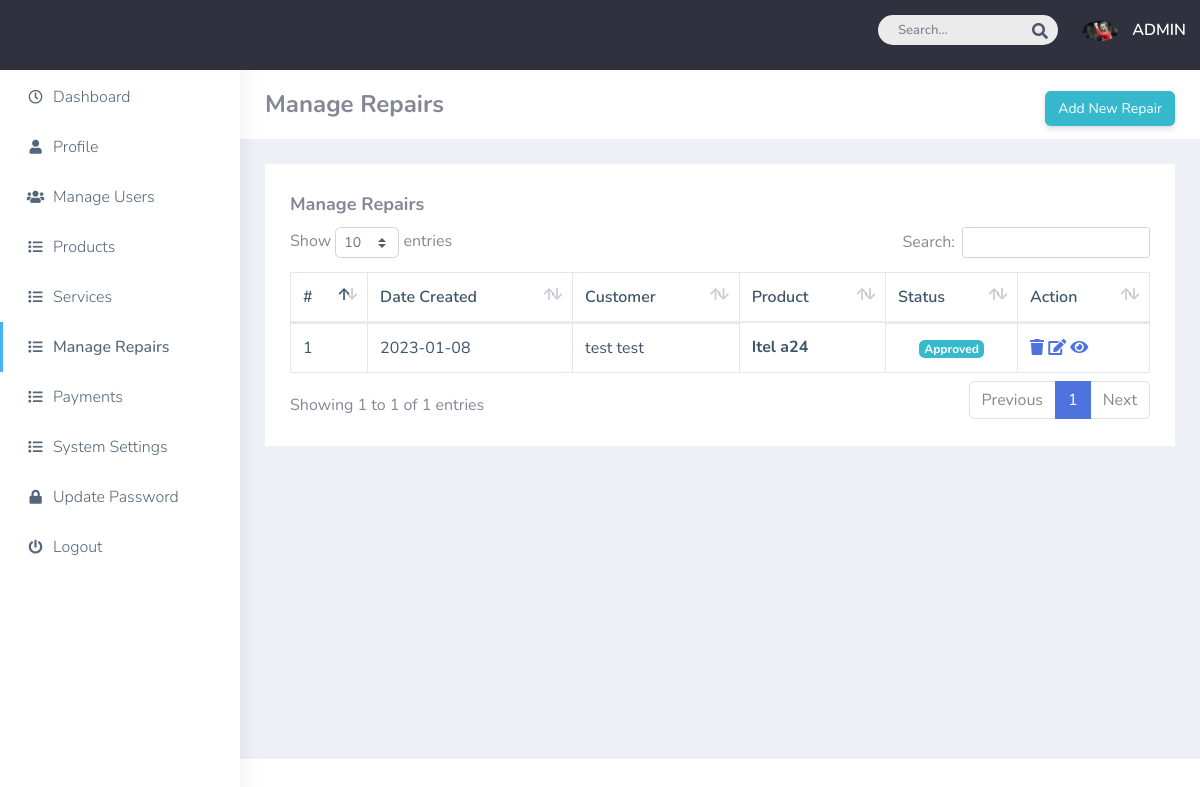
The app's page /admin/manage-repairs.php (signed in) with its own data.
### tables this page shows
CREATE TABLE `repairs` (
  `id` int(11) NOT NULL,
  `pid` int(11) NOT NULL,
  `sid` int(11) NOT NULL,
  `status` tinyint(1) NOT NULL DEFAULT 0 COMMENT '0 = pending, 1= Approved, 2 = In-Progress, 3 = Checking, 4 = Done, 5= Cancelled ',
  `price` float NOT NULL DEFAULT 0,
  `userid` int(11) NOT NULL,
  `date_created` date NOT NULL DEFAULT current_timestamp(),
  `done_date` date DEFAULT NULL,
  `pay_status` varchar(8) NOT NULL
);

CREATE TABLE `users` (
  `id` bigint(255) NOT NULL,
  `fname` varchar(15) NOT NULL,
  `lname` varchar(15) NOT NULL,
  `email` varchar(255) NOT NULL,
  `password` varchar(255) NOT NULL,
  `contact` int(15) NOT NULL,
  `status` int(2) DEFAULT NULL,
  `creationdate` timestamp NOT NULL DEFAULT current_timestamp(),
  `updationdate` timestamp NULL DEFAULT NULL ON UPDATE current_timestamp(),
  `profilepic` varchar(100) NOT NULL
);

CREATE TABLE `product` (
  `id` int(11) NOT NULL,
  `pname` varchar(30) NOT NULL,
  `date_created` datetime NOT NULL DEFAULT current_timestamp(),
  `status` int(11) NOT NULL,
  `pimage` varchar(50) NOT NULL
);

### admin/manage-repairs.php (the view, shortened to what this page needs)
<?php
include('includes/config.php');
if (strlen($_SESSION['alogin']) == 0) {
    header('location: login.php');
} else{
?>
<!DOCTYPE html>
<html dir="ltr" lang="en">
<head>
    <link href="plugins/bower_components/chartist/dist/chartist.min.css" rel="stylesheet">
    <link rel="stylesheet" href="plugins/bower_components/chartist-plugin-tooltips/dist/chartist-plugin-tooltip.css">
    <link href="css/style.min.css" rel="stylesheet">
    <link href="vendor/fontawesome-free/css/all.min.css" rel="stylesheet" type="text/css">
    <link href="css/sb-admin-2.min.css" rel="stylesheet">
    <link href="vendor/datatables/dataTables.bootstrap4.min.css" rel="stylesheet">
</head>
<body>
    <div id="main-wrapper" data-layout="vertical" data-navbarbg="skin5" data-sidebartype="full"
        data-sidebar-position="absolute" data-header-position="absolute" data-boxed-layout="full">
<?php include('includes/header.php');?>
<?php include('includes/sidebar.php');?>
        <div class="page-wrapper">
            <div class="page-breadcrumb bg-white">
                <div class="row align-items-center">
                    <div class="col-lg-3 col-md-4 col-sm-4 col-xs-12">
                        <h4 class="page-title">Manage Repairs</h4>
                    </div>
                    <div class="col-lg-9 col-sm-8 col-md-8 col-xs-12">
                        <div class="d-md-flex">
                            <ol class="breadcrumb ms-auto">
                          <li>  <a href="add-repair.php"
                                class="fw-normal btn btn-info text-white">Add New Repair</a>
</li>                                </ol>
                        </div>
                    </div>
                </div>
            </div>
            <div class="container-fluid">
                <div class="row">
                    <div class="col-sm-12">
                        <div class="white-box">
                            <h3 class="box-title">Manage Repairs</h3>
                            <div class="table-responsive">
                                <table class="table table-bordered" id="dataTable" width="100%" cellspacing="0">
                                    <thead>
                                        <tr>
                                            <th class="border-top-0">#</th>
                                            <th class="border-top-0">Date Created</th>
                                            <th class="border-top-0">Customer</th>
                                            <th class="border-top-0">Product</th>
                                             <th class="border-top-0">Status</th>
                                            <th class="border-top-0">Action</th>
                                        </tr>
                                    </thead>
                                    <tbody>
                                    <?php
                                    $sql = "SELECT repairs.*,users.fname,users.lname,product.pname FROM repairs inner join product on product.id=repairs.pid INNER JOIN users on users.id=repairs.userid WHERE repairs.`status`=1 order by repairs.id desc";
                                        $query = $dbh->prepare($sql);
                                        $query->execute();
                                        $results = $query->fetchAll(PDO::FETCH_OBJ);
                                        $cnt = 1;
                                        if ($query->rowCount() > 0) {
                                            foreach ($results as $result) {
                                                $name = htmlentities($result->fname . " " . $result->lname); ?>
                                        <tr>
                                        <td><?php echo htmlentities($cnt); ?></td>
                                        <td><?php echo htmlentities($result->date_created); ?></td>
                                        <td><?php echo htmlentities($name); ?></td>
                                        <th class="border-top-0"> <?php echo htmlentities($result->pname); ?> </th>
                                        <td class="text-center">
                                        <?php if($result->status == 0): ?>
						 			<span class="badge badge-warning">Pending</span>
						 		<?php elseif($result->status == 1): ?>
						 			<span class="badge badge-info">Approved</span>
					 			<?php elseif($result->status == 2): ?>
						 			<span class="badge badge-primary">In Progress</span>
					 			<?php elseif($result->status == 4): ?>
						 			<span class="badge badge-danger">Done</span>
						 		<?php endif; ?>
                                        </td>
                                        <td><a href="manage-repairs.php?del=<?php echo $result->id; ?>"
                                                onclick="return confirm('Do you want to delete this service entry?');"><i class="fa fa-trash"></i></a>
                                                <a href="edit-repair.php?id=<?php echo $result->id; ?>">
                                                <i class="fa fa-edit"></i>
                                                </a>
                                                <a href="view-repair.php?id=<?php echo $result->id; ?>">
                                                <i class="fa fa-eye"></i>
                                                </a>
                                        </td>
                                        </tr>
                                        <?php $cnt = $cnt + 1;
                                            }
                                        } ?>
                                    </tbody>
                                </table>
                            </div>
                        </div>
                    </div>
                </div>
            </div>
        </div>
    </div>
</body>
</html>
<?php }?>

### admin/includes/header.php (shortened to what this page needs)
<header class="topbar" data-navbarbg="skin5">
            <nav class="navbar top-navbar navbar-expand-md navbar-primary">
                <div class="navbar-collapse collapse" id="navbarSupportedContent" data-navbarbg="skin5">
                    <ul class="navbar-nav ms-auto d-flex align-items-center">
                        <li class=" in">
                            <form role="search" class="app-search d-none d-md-block me-3">
                                <input type="text" placeholder="Search..." class="form-control mt-0">
                                <a href="" class="active">
                                    <i class="fa fa-search"></i>
                                </a>
                            </form>
                        </li>
                        <li>
                        <?php
                    $email = $_SESSION['alogin'];
                    $sql2 = "SELECT `username`,`profilepic` FROM `admin` WHERE `email`=:email;";
                    $query = $dbh->prepare($sql2);
                    $query->bindParam(':email', $email, PDO::PARAM_STR);
                    $query->execute();
                    $results = $query->fetchAll(PDO::FETCH_OBJ);
                    if ($query->rowCount() > 0) {
                        foreach ($results as $result) {
                    ?>
                            <a class="profile-pic" href="#">
                                <img
src="photos/<?php echo htmlentities($result->profilepic); ?>"
                                  width="36"
                                    class="img-circle"><span class="text-white font-medium">
                                    <?php echo htmlentities($result->username);}} ?>
                        </span></a>
                        </li>
                    </ul>
                </div>
            </nav>
</header>

### records on screen
repairs: date_created "2023-01-08", userid.lname "test test", product.pname "Itel a24", status "Approved"

### other values on screen
$result->username "ADMIN"
